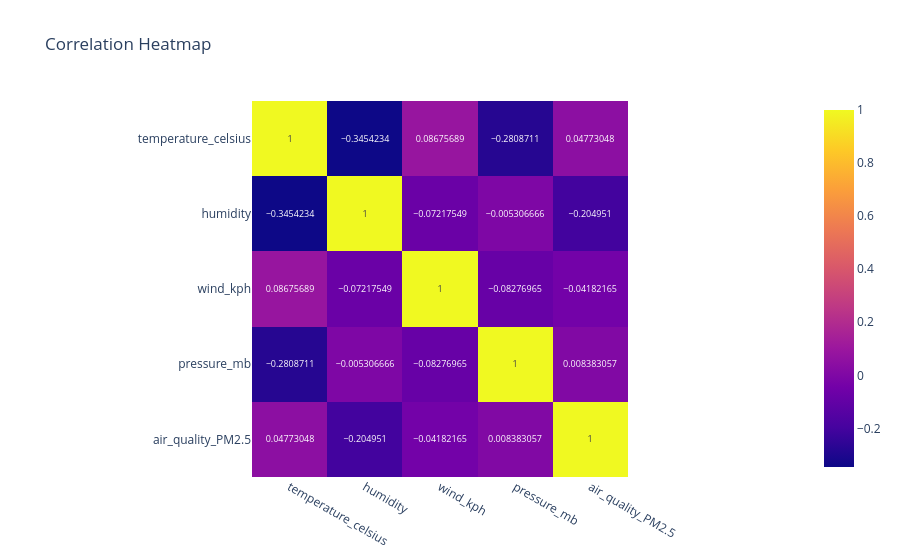

The notebook cell saved with this chart:
### Code cell
px.imshow(corr_matrix,
          text_auto=True,
          title='Correlation Heatmap')

### Figure 1 — Plotly figure (JSON) as saved in the notebook; plotly's stock layout.template omitted (floating-point values rounded to 4 significant figures)
{"data": [{"coloraxis": "coloraxis", "hovertemplate": "x: %{x}<br>y: %{y}<br>color: %{z}<extra></extra>", "name": "0", "texttemplate": "%{z}", "type": "heatmap", "x": ["temperature_celsius", "humidity", "wind_kph", "pressure_mb", "air_quality_PM2.5"], "xaxis": "x", "y": ["temperature_celsius", "humidity", "wind_kph", "pressure_mb", "air_quality_PM2.5"], "yaxis": "y", "z": [[1.0, -0.3454, 0.08676, -0.2809, 0.04773], [-0.3454, 1.0, -0.07218, -0.005307, -0.205], [0.08676, -0.07218, 1.0, -0.08277, -0.04182], [-0.2809, -0.005307, -0.08277, 1.0, 0.008383], [0.04773, -0.205, -0.04182, 0.008383, 1.0]]}], "layout": {"coloraxis": {"colorscale": [[0, "#0d0887"], [0.1111, "#46039f"], [0.2222, "#7201a8"], [0.3333, "#9c179e"], [0.4444, "#bd3786"], [0.5556, "#d8576b"], [0.6667, "#ed7953"], [0.7778, "#fb9f3a"], [0.8889, "#fdca26"], [1, "#f0f921"]]}, "title": {"text": "Correlation Heatmap"}, "xaxis": {"anchor": "y", "constrain": "domain", "domain": [0, 1], "scaleanchor": "y"}, "yaxis": {"anchor": "x", "autorange": "reversed", "constrain": "domain", "domain": [0, 1]}}}
